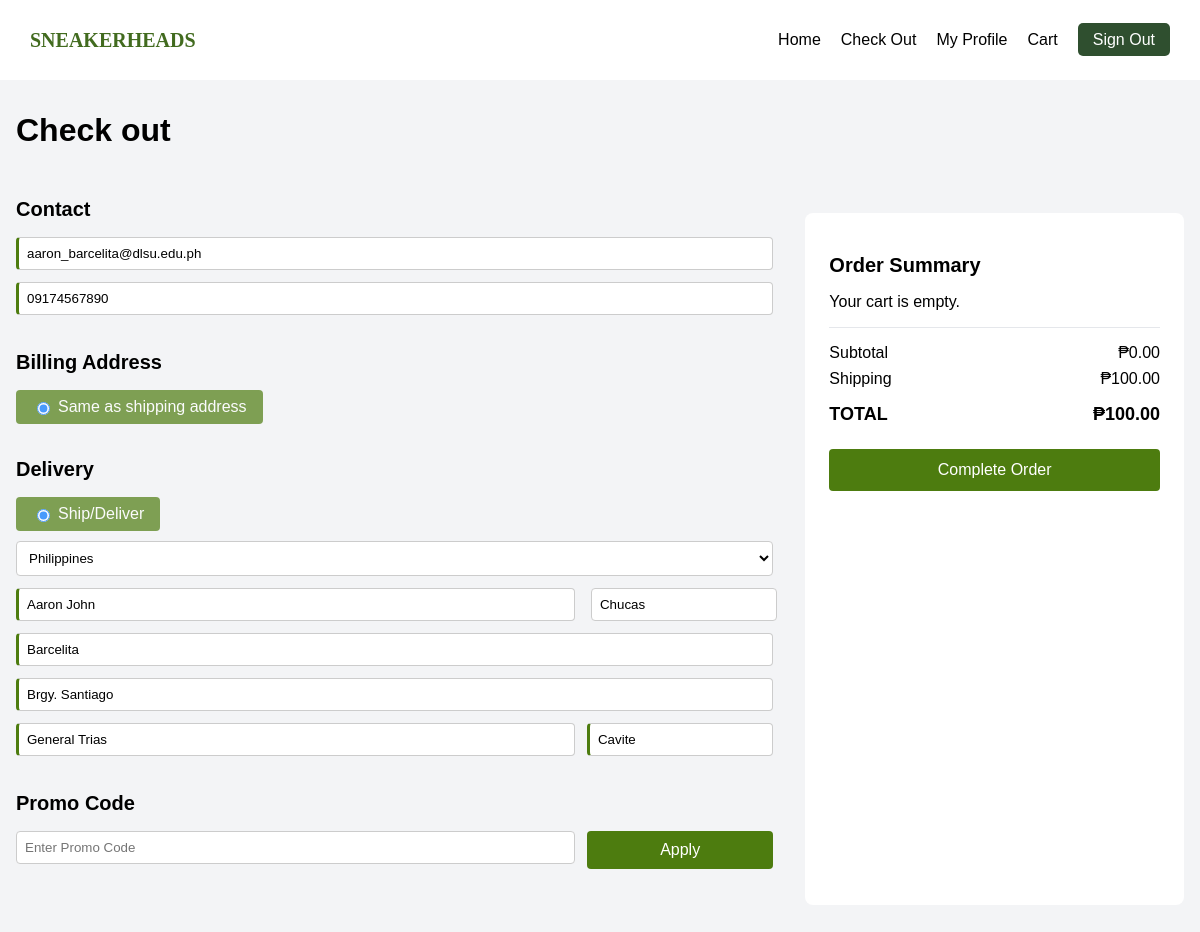
Page /Webpages/Checkout.php (signed in) on the committed database.
### tables this page shows
CREATE TABLE IF NOT EXISTS `users` (
  `id` INT UNSIGNED NOT NULL AUTO_INCREMENT,
  `username` VARCHAR(255) NOT NULL,
  `email` VARCHAR(45) NOT NULL,
  `phone_no` VARCHAR(25) NOT NULL,
  `pw_hash` VARCHAR(255) NOT NULL,
  `role_id` INT UNSIGNED NOT NULL,
  `lname` VARCHAR(100) NOT NULL,
  `fname` VARCHAR(100) NOT NULL,
  `mname` VARCHAR(100) NULL,
  `created_at` DATETIME NOT NULL DEFAULT CURRENT_TIMESTAMP,
  `updated_at` DATETIME NOT NULL DEFAULT CURRENT_TIMESTAMP ON UPDATE CURRENT_TIMESTAMP,
  `address_line` VARCHAR(255) NOT NULL,
  `city_municipality` VARCHAR(45) NOT NULL,
  `province` VARCHAR(45) NOT NULL,
  `is_deleted` TINYINT(1) NOT NULL DEFAULT 0,
  PRIMARY KEY (`id`),
  CONSTRAINT `fk_ref_roles_user`
    FOREIGN KEY (`role_id`)
    REFERENCES `ref_roles` (`role_id`)
    ON DELETE NO ACTION
    ON UPDATE CASCADE);

### Webpages/Checkout.php (the view, shortened to what this page needs)
<?php
require_once 'promo_code_handler.php';
$user_id = $_SESSION['id'];
$user_query = "SELECT * FROM users WHERE id = ?";
$stmt = $conn->prepare($user_query);
$stmt->bind_param("i", $user_id);
$stmt->execute();
$user_result = $stmt->get_result();
$user = $user_result->fetch_assoc();
$cart_items = [];
$subtotal = 0;
$shipping = 100.00;
$promo_code = isset($_SESSION['promo_code']) ? $_SESSION['promo_code'] : '';
$discount = isset($_SESSION['discount']) ? $_SESSION['discount'] : 0;
$new_total = $subtotal + $shipping - $discount;
?>
<!DOCTYPE html>
<html lang="en">
<head>
    <link rel="stylesheet" href="checkout.css">
</head>
<body>
    <nav class="navbar">
        <div class="logo" style="font-family: 'Newsreader'; color: #426B1F;">SNEAKERHEADS</div>
        <ul class="nav-links">
            <li><a href="index.php">Home</a></li>
            <li><a href="Checkout.php">Check Out</a></li>
            <li><a href="profile_page.php">My Profile</a></li>
            <li><a href="cart.php">Cart</a></li>
            <li><a href="logout-handler.php" class="btn">Sign Out</a></li>
        </ul>
    </nav>
    <div class="main-container">
        <h1 class="page-title">Check out</h1>
        <div class="checkout-grid">
            <div>
                <form action="checkout-handler.php" method="POST" id="checkout-form">
                    <div class="checkout-section">
                        <h2 class="section-title">Contact</h2>
                        <input type="email" name="email" placeholder="Email Address" class="form-input"
                            value="<?php echo isset($user['email']) ? $user['email'] : ''; ?>" required>
                        <input type="tel" name="phone" placeholder="Mobile Number" class="form-input"
                            value="<?php echo isset($user['phone_no']) ? $user['phone_no'] : ''; ?>" required>
                    </div>
                    <div class="checkout-section">
                        <h2 class="section-title">Billing Address</h2>
                        <div class="radio-button" style="opacity: 0.7;">
                            <input type="radio" name="billing" value="same" checked>
                            <span>Same as shipping address</span>
                        </div>
                    </div>
                    <div class="checkout-section">
                        <h2 class="section-title">Delivery</h2>
                        <div class="radio-section">
                        <div class="radio-button" style="opacity: 0.7;">
                                <input type="radio" name="delivery" value="ship" checked>
                                <span>Ship/Deliver</span>
                            </div>
                        </div>
                        <select name="country" class="form-select">
                            <option value="Philippines">Philippines</option>
                        </select>
                        <div class="form-grid">
                            <input type="text" name="firstName" placeholder="First Name" class="form-input"
                                value="<?php echo isset($user['fname']) ? $user['fname'] : ''; ?>" required>
                            <input type="text" name="middleName" placeholder="Middle Name" class="form-input"
                                value="<?php echo isset($user['mname']) ? $user['mname'] : ''; ?>">
                        </div>
                        <input type="text" name="lastName" placeholder="Last Name" class="form-input"
                            value="<?php echo isset($user['lname']) ? $user['lname'] : ''; ?>" required>
                        <input type="text" name="address" placeholder="Address" class="form-input"
                            value="<?php echo isset($user['address_line']) ? $user['address_line'] : ''; ?>" required>
                        <div class="form-grid">
                            <input type="text" name="city" placeholder="City" class="form-input"
                                value="<?php echo isset($user['city_municipality']) ? $user['city_municipality'] : ''; ?>"
                                required>
                            <input type="text" name="province" placeholder="Province" class="form-input"
                                value="<?php echo isset($user['province']) ? $user['province'] : ''; ?>" required>
                        </div>
                    </div>
                    <div class="checkout-section">
                        <h2 class="section-title">Promo Code</h2>
                        <div class="form-grid">
                            <input type="text" name="promo_code" placeholder="Enter Promo Code" class="form-input" value="<?php echo htmlspecialchars($promo_code); ?>">
                            <button type="submit" name="apply_promo" value="1" class="apply-btn">Apply</button>
                        </div>
                    </div>
                </form>
            </div>
            <div class="order-summary">
                <h2 class="section-title">Order Summary</h2>
                <div id="cart-items">
                    <?php if (count($cart_items) > 0): ?>
                        <?php foreach ($cart_items as $item): ?>
                            <div class="product-item">
                                <div class="product-details">
                                    <div class="product-image-container">
                                        <img src="<?php echo $item['image_path']; ?>" alt="<?php echo $item['name']; ?>" class="product-image">
                                    </div>
                                    <div>
                                        <h3 class="product-name"><?php echo $item['name']; ?></h3>
                                        <p class="product-quantity">Size: <?php echo $item['shoe_us_size']; ?> | Quantity: <?php echo $item['quantity']; ?></p>
                                    </div>
                                </div>
                                <p class="product-price"> ₱<?php echo number_format($item['price_at_addition'] * $item['quantity'], 2); ?></p>
                            </div>
                        <?php endforeach; ?>
                    <?php else: ?>
                        <p>Your cart is empty.</p>
                    <?php endif; ?>
                </div>
                <div class="order-summary-divider">
                    <div class="summary-row">
                        <span>Subtotal</span>
                        <span id="subtotal">₱<?php echo number_format($subtotal, 2); ?></span>
                    </div>
                    <div class="summary-row">
                        <span>Shipping</span>
                        <span id="shipping">₱<?php echo number_format($shipping, 2); ?></span>
                    </div>
                    <div class="total-row">
                        <span>TOTAL</span>
                        <span id="total">₱<?php echo number_format($new_total, 2); ?></span>
                    </div>
                </div>
                <button type="submit" class="complete-order-btn" form="checkout-form" formaction="complete_order_handler.php" <?php echo count($cart_items) == 0 ? 'disabled' : ''; ?>>
                    Complete Order
                </button>
            </div>
        </div>
    </div>
</body>
</html>

### Webpages/checkout.css (style rules this page uses)
body { background-color: #f3f4f6; margin: 0; font-family: Arial, sans-serif; }
.main-container { max-width: 1200px; margin: 32px auto; padding: 0 16px; }
.page-title { font-size: 32px; margin-bottom: 32px; }
#checkout-form { width: 100%; }
.checkout-grid { display: grid; grid-template-columns: 2fr 1fr; gap: 32px; }
.checkout-section { margin-bottom: 24px; }
.section-title { font-size: 20px; margin-bottom: 16px; }
.form-input[required], .form-select[required] { border-left: 3px solid #4D7C0F; }
input[name="middleName"] { margin-left: 4px; }
.radio-button { display: inline-flex; align-items: center; background-color: #4D7C0F; color: white; padding: 8px 16px; border-radius: 4px; cursor: pointer; margin-right: 8px; margin-bottom: 10px; }
.radio-button input[type="radio"] { margin-right: 8px; }
.form-input { box-sizing: border-box; width: 100%; padding: 8px; border: 1px solid #ccc; border-radius: 4px; margin-bottom: 12px; }
.form-select { width: 100%; padding: 8px; border: 1px solid #ccc; border-radius: 4px; margin-bottom: 12px; background-color: white; }
.complete-order-btn { width: 100%; padding: 12px; background-color: #4D7C0F; color: white; border: none; border-radius: 4px; cursor: pointer; font-size: 16px; margin-top: 24px; }
.form-grid { display: grid; grid-template-columns: 1fr 1fr; gap: 12px; }
.apply-btn { padding: 8px 16px; background-color: #4D7C0F; color: white; border: none; border-radius: 4px; cursor: pointer; font-size: 16px; box-sizing: border-box; height: 38px; margin-bottom: 12px; display: flex; align-items: center; justify-content: center; }
.checkout-section .form-grid { display: grid; grid-template-columns: 3fr 1fr; gap: 12px; align-items: flex-start; }
.order-summary { background-color: white; padding: 24px; border-radius: 8px; margin-top: 32px; }
.order-summary-divider { border-top: 1px solid #e5e7eb; margin-top: 16px; padding-top: 16px; }
.summary-row { display: flex; justify-content: space-between; margin-bottom: 8px; }
.total-row { display: flex; justify-content: space-between; margin-top: 16px; font-weight: bold; font-size: 18px; }
.navbar { display: flex; justify-content: space-between; align-items: center; padding: 15px 30px; background-color: white; }
.logo { font-family: 'Newsreader'; font-size: 20px; font-weight: bold; color: #426B1F; }
.nav-links { list-style: none; display: flex; gap: 20px; }
.nav-links a { text-decoration: none; color: black; }
.nav-links a.btn { color: white; }
.btn { background-color: #2f4f2f; color: white; padding: 8px 15px; border-radius: 5px; }

### rows in the picture
users: email "aaron_barcelita@dlsu.edu.ph", phone "09174567890", firstName "Aaron John", middleName "Chucas", lastName "Barcelita", address "Brgy. Santiago", city "General Trias", province "Cavite"

### other values in the picture
$subtotal "0.00"
$shipping "100.00"
$new_total "100.00"
